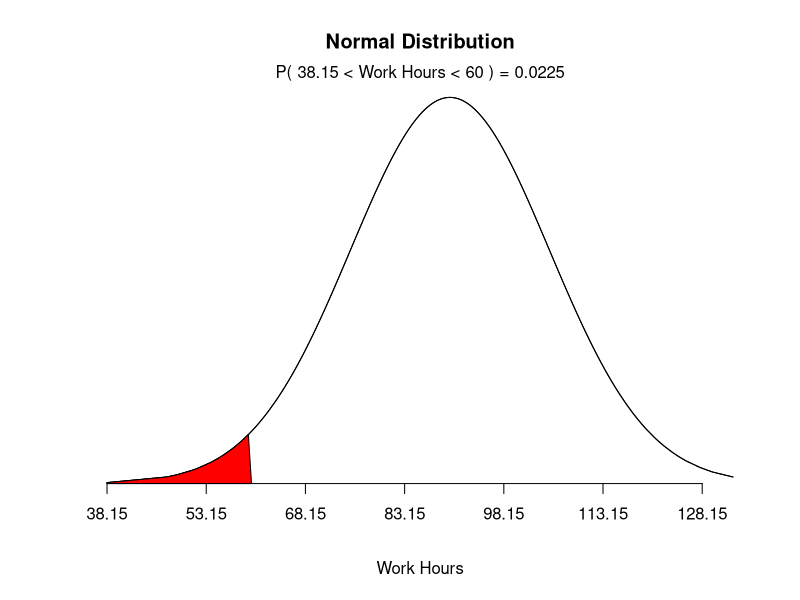

Generate this figure with R:


#1

pnorm(100,mean=90,sd=15) - pnorm(80,mean=90,sd=15)
gen_ran = rnorm(1000,mean=90,sd=15)
dnorm(gen_ran,mean=90,sd=15)  
dnorm(50,mean=90,sd=15)
qnorm(.50,mean=90,sd=15)
quantile(gen_ran)


#2

1-pnorm(59.5,mean=30,sd=20)
29.5/20
1-pnorm(1.475)


pnorm(40.5,mean=30,sd=20)
10.5/20
pnorm(0.525)


#3

lambda = 3
exp(-3)*(27/8)
exp(-3)*(16.375)

dpois(4,3)
ppois(4,3)


#4

1-pbinom(10,size=15,prob=1/4)

#5

1-.28
(.72^7)*(.28)
1-(.72^5)

dgeom(7,.28)
pgeom(4,.28)

#6

lambda = 3

pexp(2,rate=1/3)

#7

sm = .84
pm = .90
sqrt((pm*.1)/144)
qnorm(pnorm(sm,mean = .9,sd = .025))
qnorm(0.008197536)
qnorm(0.0025)
qnorm(0.975)

pnorm(1.96)



mean=90; sd=15
dnorm(50,90,15)
# Generating sample of random numbers with given mean and SD
x <- round(sort(rnorm(1000,mean,sd)),2)
lb=min(x); ub=60
# dnorm gives the probability values for each x
y <- dnorm(sort(x),mean,sd)
#Plotting distribution curve
plot(x, y, type="l", xlab="Work Hours", ylab="",main="Normal Distribution", axes=FALSE)
i <- x >= lb & x <= ub
lines(x, y)
polygon(c(lb,x[i],ub), c(0,y[i],0), col="red")
area <- pnorm(ub, mean, sd) - pnorm(lb, mean, sd) #pnorm gives the cumulative probability upto x
mtext(paste("P(",lb,"< Work Hours <",ub,") =", signif(area, digits=3)),3)
axis(1, at=seq(min(x), max(x), sd), pos=0)
